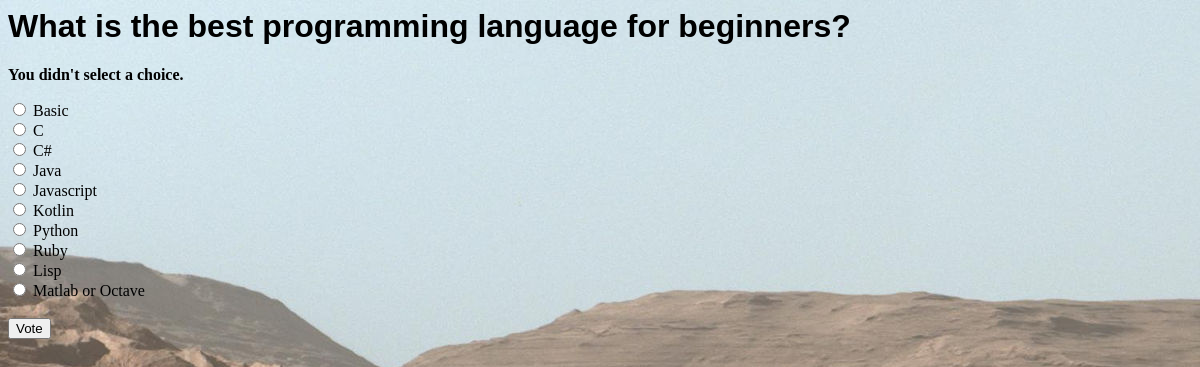
The page /polls/1/vote/ on the database its author committed.
### polls/models.py (models this page shows, shortened)
class Question(models.Model):
    question_text = models.CharField(max_length=200)
    pub_date = models.DateTimeField('date published')
    def was_published_recently(self):
        now = timezone.now()
        return now - datetime.timedelta(days=1) <= self.pub_date <= now
    was_published_recently.admin_order_field = 'pub_date'
    was_published_recently.boolean = True
    was_published_recently.short_description = 'Published recently?'

class Choice(models.Model):
    question = models.ForeignKey(Question, on_delete=models.CASCADE)
    choice_text = models.CharField(max_length=200)
    votes = models.IntegerField(default=0)

### polls/views.py (the view)
# urls.py: path('<int:question_id>/vote/', views.vote, name='vote'),
def vote(request, question_id):
    question = get_object_or_404(Question, pk=question_id)
    try:
        selected_choice = question.choice_set.get(pk=request.POST['choice'])
    except (KeyError, Choice.DoesNotExist):
        return render(request, 'polls/detail.html', {
            'question': question,
            'error_message': "You didn't select a choice.",
        })
    else:
        selected_choice.votes += 1
        selected_choice.save()
        return HttpResponseRedirect(reverse('polls:results', args=(question.id,)))

### polls/templates/polls/detail.html (shortened to what this page needs)
<html>
<body>
{% load static %}
<link rel="stylesheet" type="text/css" href="{% static 'polls/style.css' %}">
<h1>{{ question.question_text }}</h1>
{% if error_message %}<p><strong>{{ error_message }}</strong></p>{% endif %}
<form action="{% url 'polls:vote' question.id %}" method="post">
{% for choice in question.choice_set.all %}
    <input type="radio" name="choice" id="choice{{ forloop.counter }}" value="{{ choice.id }}">
    <label for="choice{{ forloop.counter }}">{{ choice.choice_text }}</label><br>
{% endfor %}
<br/>
<input type="submit" value="Vote">
</form>
</body>
</html>

### polls/static/polls/style.css (style rules this page uses)
body { background: white url("images/background.jpg") no-repeat; }
h1 { font-family: Arial, Helvetica, sans-serif; font-style: normal; }

### rows shown on the page
Question: question_text "What is the best programming language for beginners?"
Choice: choice_text "Basic"
Choice: choice_text "C"
Choice: choice_text "C#"
Choice: choice_text "Java"
Choice: choice_text "Javascript"
Choice: choice_text "Kotlin"
Choice: choice_text "Python"
Choice: choice_text "Ruby"
Choice: choice_text "Lisp"
Choice: choice_text "Matlab or Octave"

### other values the page prints
{{ error_message }} "You didn't select a choice."
